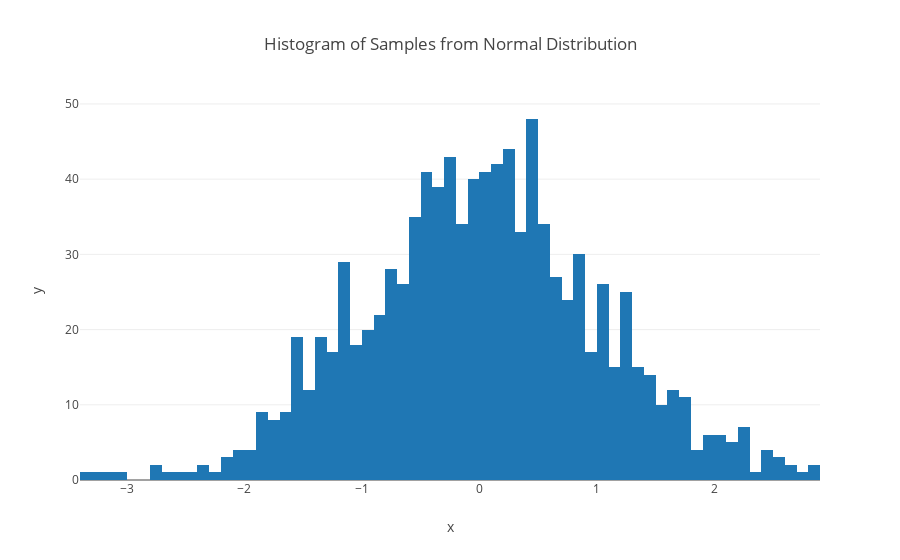

This figure's notebook cell:
### Code cell
import plotly.graph_objs as go

layout["xaxis"] = go.XAxis(title = "x")

# One thing about these graph objects that's nicer than dictionaries
# is that you can also access the keys with the dot notation
layout.yaxis = go.YAxis()
layout.yaxis.title = "y"

# Like all graph objects, you can substitute a regular dictionary for XAxis/YAxis objects
# layout.yaxis = {"title":"y"} 
# But then we wouldn't be able to do layout.yaxis.title = "y"
# it would have to be layout.yaxis["title"] = "y"

figure = Figure(data = data, layout = layout)
iplot(figure,filename = "Scatter")

### Figure 1 — Plotly figure (JSON) as saved in the notebook; plotly's stock layout.template omitted (floating-point values rounded to 4 significant figures; data arrays with more than 128 entries replaced by an {"elided": "..."} marker saying what was removed)
{"data": [{"type": "histogram", "x": {"elided": "1000 float values"}, "xbins": {"end": 4, "size": 0.1, "start": -4}}], "layout": {"title": "Histogram of Samples from Normal Distribution", "xaxis": {"title": "x"}, "yaxis": {"title": "y"}}}
